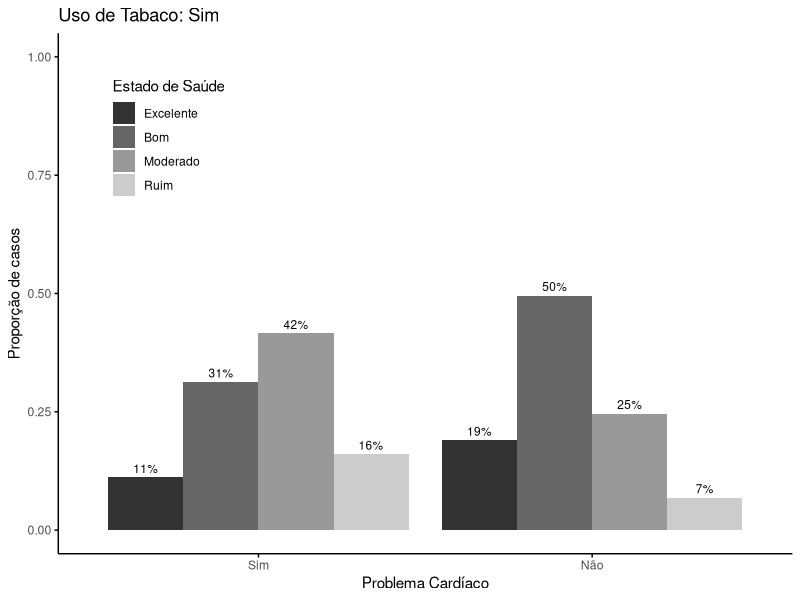
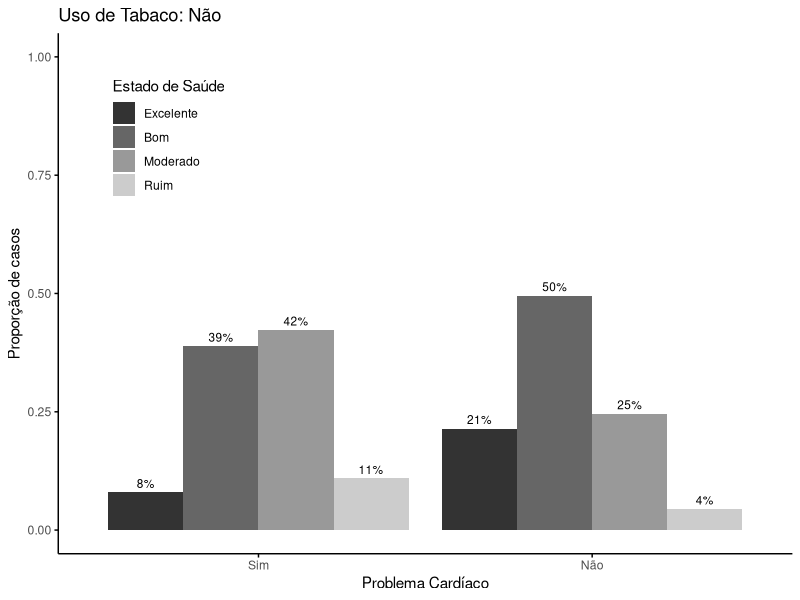

Write the R code that produced these figures, in order.
## ---- chunk 1
knitr::opts_chunk$set(echo = FALSE)
knitr::opts_chunk$set(warning = FALSE)
knitr::opts_chunk$set(message = FALSE)

library(ggplot2)
library(dplyr)
library(reshape2)
library(knitr)
library(kableExtra)
library(VGAM)

dados_temp <- data.frame(
  tabaco = c(1, 1, 0, 0), # 1 indica sim e 0 não
  cardiaco = c(1, 0, 1, 0), # 1 indica sim e 0 não
  Excelente = c(27, 402, 83, 1959),
  Bom = c(76, 1050, 406, 4521),
  Moderado = c(101, 522, 442, 2243),
  Ruim = c(39, 145, 114, 405)
)

dados <- dados_temp |> 
  dplyr::mutate(
    tabaco = as.factor(tabaco),
    cardiaco = as.factor(cardiaco),
  )

dados_prep <- data.frame(
  tabaco = c(1, 1, 0, 0), # 1 indica sim e 0 não
  cardiaco = c(1, 0, 1, 0), # 1 indica sim e 0 não
  Excelente = c(27/243, 402/2119, 83/1045, 1959/9128),
  Bom = c(76/243, 1050/2119, 406/1045, 4521/9128),
  Moderado = c(101/243, 522/2119, 442/1045, 2243/9128),
  Ruim = c(39/243, 145/2119, 114/1045, 405/9128)
)
## ---- chunk 2
# Ajustes dos fatores
dados_prep$tabaco <- factor(dados_prep$tabaco, levels = c(1, 0), labels = c("Sim", "Não"))
dados_prep$cardiaco <- factor(dados_prep$cardiaco, levels = c(1, 0), labels = c("Sim", "Não"))


# Transformação em formato longo
dados_melt <- melt(dados_prep, id.vars = c("tabaco", "cardiaco"))
dados_melt <- rename(dados_melt, Saude = variable, Proporcao = value)

# Separando para tabagistas e não tabagistas
dados_tabaco_sim <- subset(dados_melt, tabaco == "Sim")
dados_tabaco_nao <- subset(dados_melt, tabaco == "Não")

# Função de plot
plot_grafico <- function(dados) {
  ggplot(dados, aes(x = cardiaco, y = Proporcao, fill = Saude)) +
    geom_bar(stat = "identity", position = "dodge") +
    labs(x = "Problema Cardíaco", y = "Proporção de casos", fill = "Estado de Saúde") +
    scale_fill_manual(values = c("Excelente" = "gray20", "Bom" = "gray40", "Moderado" = "gray60", "Ruim" = "gray80")) +
    ggtitle(paste("Uso de Tabaco:", unique(dados$tabaco))) +
    theme_bw() +
    geom_text(aes(label = paste0(round(Proporcao * 100), "%")), 
              position = position_dodge(width = 0.9), vjust = -0.5, size = 3) +
    ylim(0, 1) +
    theme(legend.position = c(0.15, 0.8),
          panel.grid.major = element_blank(),
          panel.grid.minor = element_blank(),
          panel.border = element_blank(),
          axis.line = element_line(),
          axis.ticks = element_line(colour = "black"))
}

# Gerar os gráficos
plot_grafico(dados_tabaco_sim)
plot_grafico(dados_tabaco_nao)

## ---- chunk 3
